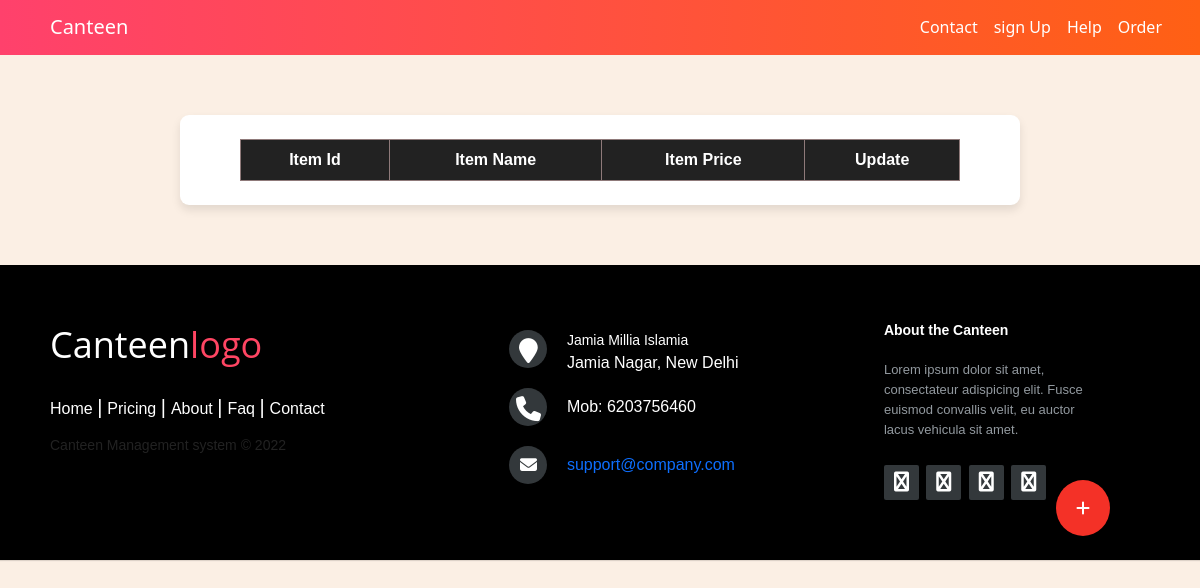
Before: /canteen_page.php with the older database file.
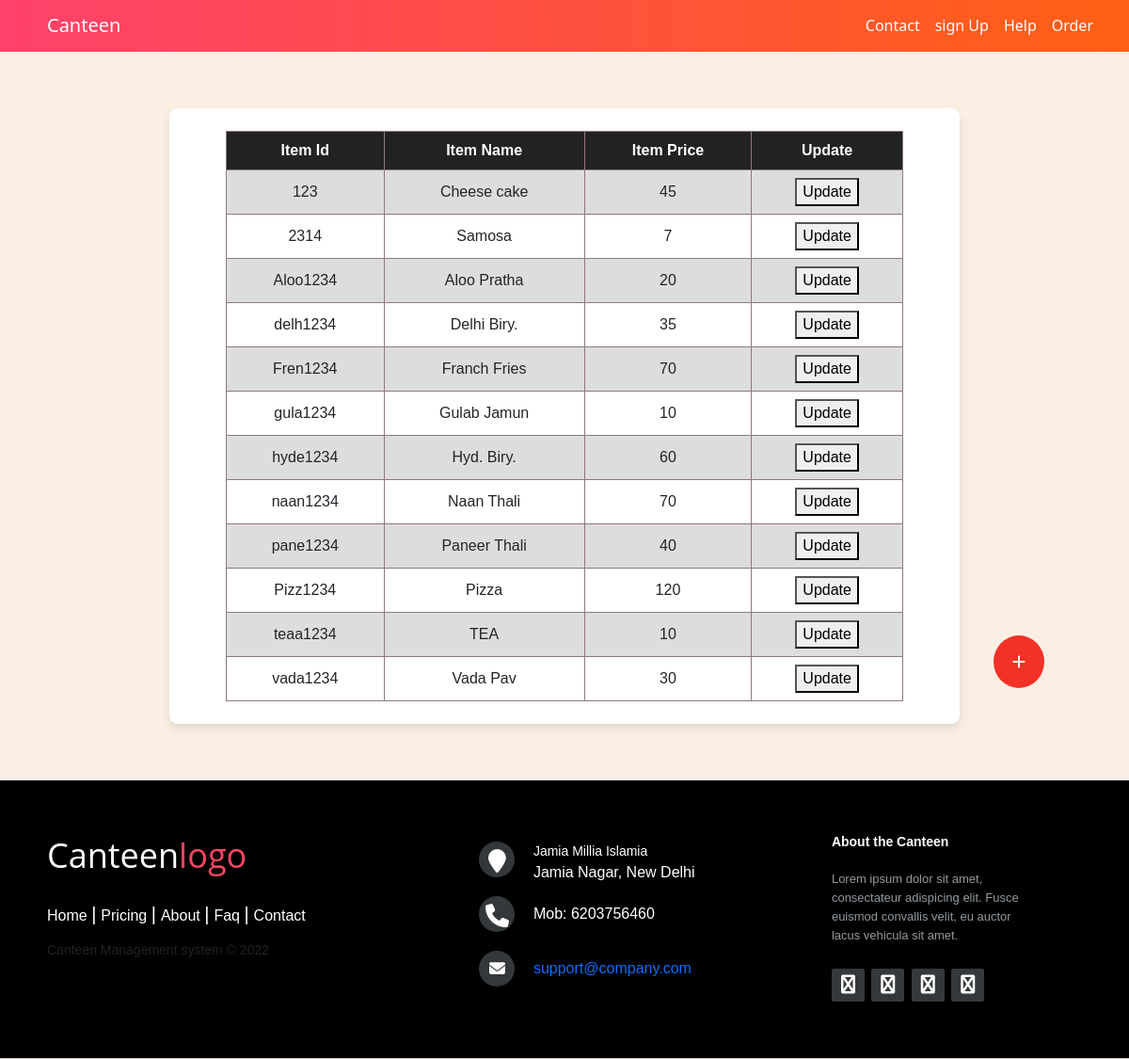
After: the same page with the newer database file.
### tables this page shows
CREATE TABLE `item` (
  `id` char(8) NOT NULL,
  `name` varchar(30) NOT NULL,
  `price` double NOT NULL,
  `image` longblob NOT NULL,
  `c_id` char(9) NOT NULL
);

### canteen_page.php (the view, shortened to what this page needs)
<?php
@include 'config.php';
$sql = "SELECT `id`,`name`,`price`,`c_id`  FROM `item` ";
$result = $db->query($sql);
?>
<!DOCTYPE html>
<html lang="en">
<head>
    <link href="https://cdn.jsdelivr.net/npm/bootstrap@5.2.0-beta1/dist/css/bootstrap.min.css" rel="stylesheet"
 />
    <link rel="stylesheet" href="https://cdnjs.cloudflare.com/ajax/libs/font-awesome/4.7.0/css/font-awesome.min.css">
    <link rel="stylesheet" href="footer.css">
    <link rel="stylesheet" href="navbar.css">
    <link rel="stylesheet" href="canteen_page.css">
    <link rel="stylesheet" href="https://cdnjs.cloudflare.com/ajax/libs/font-awesome/6.1.1/css/all.min.css"
 />
</head>
<body>
    <nav class="navbar navbar-expand-lg navbar-dark">
        <a class="navbar-brand pageName" href="index.html">Canteen</a>
        <div class="collapse navbar-collapse" id="navbarTogglerDemo01">
            <ul class="navbar-nav ms-auto">
                <li class="nav-item">
                    <a class="nav-link" href="#footer">Contact</a>
                </li>
                <li class="nav-item">
                    <a class="nav-link" id="signup" href="#signup" value="signup">sign Up</a>
                </li>
                <li class="nav-item">
                    <a class="nav-link" href="help.html">Help</a>
                </li>
                <li class="nav-item">
                    <a class="nav-link" href="canteen_order.php">Order</a>
                </li>
            </ul>
        </div>
    </nav>
    <div class="middle">
        <div class="item-list">
            <table>
                <tr>
                    <th>Item Id</th>
                    <th>Item Name</th>
                    <th>Item Price</th>
                    <th>Update</th>
                </tr>
                <?php
                if ($result->num_rows > 0)
                    while ($row = $result->fetch_assoc()) {
                        ?>
                        <tr>
                        <td><?php echo $row['id'] ?></td>
                        <td><?php echo $row['name'] ?></td>
                        <td><?php echo $row['price'] ?></td>
                        <td> <button onclick="updateForm('<?php echo $row['id'] ?>')">Update</button> </td>
                    </tr>
                <?php
                }
                ?>
            </table>
        </div>
        <button class="open-button" onclick="openForm()"><i class="fa fa-plus" aria-hidden="true"></i></button>
    </div>
    <footer class="footer-distributed" id="footer">
        <div class="footer-left">
            <h3>Canteen<span>logo</span></h3>
            <p class="footer-links">
                <a href="#" class="link-1">Home</a>
                <a href="#">Pricing</a>
                <a href="#">About</a>
                <a href="#">Faq</a>
                <a href="#">Contact</a>
            </p>
            <p class="footer-company-name">Canteen Management system © 2022</p>
        </div>
        <div class="footer-center">
            <div>
                <i class="fa fa-map-marker"></i>
                <p><span>Jamia Millia Islamia</span> Jamia Nagar, New Delhi</p>
            </div>
            <div>
                <i class="fa fa-phone"></i>
                <p>Mob: 6203756460</p>
            </div>
            <div>
                <i class="fa fa-envelope"></i>
                <p><a href="mailto:support@company.com">support@company.com</a></p>
            </div>
        </div>
        <div class="footer-right">
            <p class="footer-company-about">
                <span>About the Canteen</span>
                Lorem ipsum dolor sit amet, consectateur adispicing elit. Fusce euismod convallis velit, eu auctor lacus
                vehicula sit amet.
            </p>
            <div class="footer-icons">
                <a href="#"><i class="fa fa-facebook"></i></a>
                <a href="#"><i class="fa fa-twitter"></i></a>
                <a href="#"><i class="fa fa-linkedin"></i></a>
                <a href="#"><i class="fa fa-github"></i></a>
            </div>
        </div>
    </footer>
</body>
</html>

### footer.css (style rules this page uses)
.footer-distributed { background-color: #000000; box-shadow: 0 1px 1px 0 rgba(0, 0, 0, 0.12); box-sizing: border-box; width: 100%; text-align: left; font: bold 16px sans-serif; padding: 55px 50px; }
.footer-distributed .footer-left, .footer-distributed .footer-center, .footer-distributed .footer-right { display: inline-block; vertical-align: top; }
.footer-distributed .footer-left { width: 40%; }
.footer-distributed h3 { color: #ffffff; font: normal 36px 'Open Sans', cursive; margin: 0; }
.footer-distributed h3 span { color: #ff4563; }
.footer-distributed .footer-links { color: #ffffff; margin: 20px 0 12px; padding: 0; }
.footer-distributed .footer-links a { display:inline-block; line-height: 1.8; font-weight:400; text-decoration: none; color: inherit; }
.footer-distributed .footer-company-name { color: #222; font-size: 14px; font-weight: normal; margin: 0; }
.footer-distributed .footer-center { width: 35%; }
.footer-distributed .footer-center i { background-color: #33383b; color: #ffffff; font-size: 25px; width: 38px; height: 38px; border-radius: 50%; text-align: center; line-height: 42px; margin: 10px 15px; vertical-align: middle; }
.footer-distributed .footer-center i.fa-envelope { font-size: 17px; line-height: 38px; }
.footer-distributed .footer-center p { display: inline-block; color: #ffffff; font-weight:400; vertical-align: middle; margin:0; }
.footer-distributed .footer-center p span { display:block; font-weight: normal; font-size:14px; line-height:2; }
.footer-distributed .footer-center p a { color:linear-gradient(to right, #FF416C, #ff6014); text-decoration: none;; }
.footer-distributed .footer-links a:before { content: "|"; font-weight:300; font-size: 20px; left: 0; color: #fff; display: inline-block; padding-right: 5px; }
.footer-distributed .footer-links .link-1:before { content: none; }
.footer-distributed .footer-right { width: 20%; }
.footer-distributed .footer-company-about { line-height: 20px; color: #92999f; font-size: 13px; font-weight: normal; margin: 0; }
.footer-distributed .footer-company-about span { display: block; color: #ffffff; font-size: 14px; font-weight: bold; margin-bottom: 20px; }
.footer-distributed .footer-icons { margin-top: 25px; }
.footer-distributed .footer-icons a { display: inline-block; width: 35px; height: 35px; cursor: pointer; background-color: #33383b; border-radius: 2px; font-size: 20px; color: #ffffff; text-align: center; line-height: 35px; margin-right: 3px; margin-bottom: 5px; }

### navbar.css (style rules this page uses)
.navbar { background: linear-gradient(to right, #FF416C, #ff6014); position: sticky; width: 100vw; margin-top: -1px; }
.navbar-brand,.nav-link { color: #fff; font-weight: 500; }
.collapse { padding-right:30px ; }
.pageName { padding-left: 50px; }

### canteen_page.css (style rules this page uses)
body { width: 100vw; background-color: #fbefe4; }
.middle { width: 100%; display: flex; }
.item-list { background-color: #fff; border-radius: 9px; box-shadow: 0 5px 10px rgb(0 0 0 / 10%); margin: 5% auto 5% auto; padding: 2% 5% 2% 5%; width: 70%; }
table { font-family: arial, sans-serif; border-collapse: collapse; width: 100%; }
th { background-color: #222222; color: #fff; }
.item-list td, th { border: 1px solid #8f7a7a; padding: 8px; text-align: center; }
.item-list tr:nth-child(even) { background-color: #dddddd; }
.open-button { background-color: #f43127; color: white; padding: 16px 20px; position: fixed; top: 60%; left: 88%; border: none; cursor: pointer; border-radius: 100%; }
#order-table td, th { padding: 8px; text-align: center; }

Changed rows visible on the page:
added item: id "123", name "Cheese cake", price "45"
added item: id "2314", name "Samosa", price "7"
added item: id "Aloo1234", name "Aloo Pratha", price "20"
added item: id "delh1234", name "Delhi Biry.", price "35"
added item: id "Fren1234", name "Franch Fries", price "70"
added item: id "gula1234", name "Gulab Jamun", price "10"
added item: id "hyde1234", name "Hyd. Biry.", price "60"
added item: id "naan1234", name "Naan Thali", price "70"
added item: id "pane1234", name "Paneer Thali", price "40"
added item: id "Pizz1234", name "Pizza", price "120"
added item: id "teaa1234", name "TEA", price "10"
added item: id "vada1234", name "Vada Pav", price "30"
